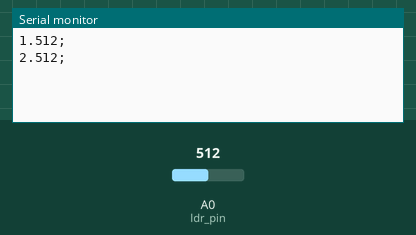
Recording of a sketch running on a simulated Arduino Uno, built with avr-gcc and run on an emulated ATmega328P. On the bench: the last lines printed to the serial monitor. The inputs (shaded band) are chosen by the test bench; at power-on: A0 (ldr_pin) = 512.

Above: at 2.8 s.
2.9 s: A0 (ldr_pin) set to 716
At 5.2 s:
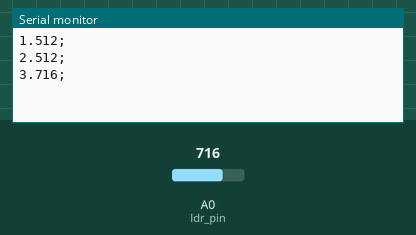
5.6 s: A0 (ldr_pin) set to 900
At 6.7 s:
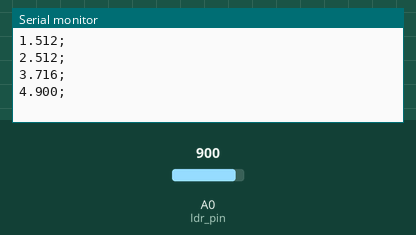
Timing chart, 0 to 8.6 s (numbered marks = the images above; inputs shaded):
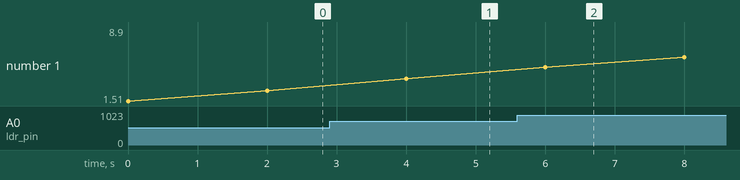

The sketch:

LDR5.ino
```cpp
/**
* Colocando a porta de entrada e qual sensor vamos usar
*/
int ldr_pin = A0, leitura_ldr = 0;

/**
* Contador:
*/
int contador = 1;

void setup() {
  Serial.begin(9600);
}

void loop() {
  leitura_ldr = analogRead(ldr_pin);

  Serial.print(contador);
  Serial.print('.');

  Serial.print(leitura_ldr);
  Serial.println(";");

  delay(2000);

  contador++;
}
```

Measured:
- after the input at 2.9 s, the serial monitor: prints a new line after 1.1 s (image 1)
- after the input at 5.6 s, the serial monitor: prints a new line after 0.40 s (image 2)
- plotted number 1: 2.51 → 3.72 after the input at 2.9 s, 3.72 → 8.9 after the input at 5.6 s
